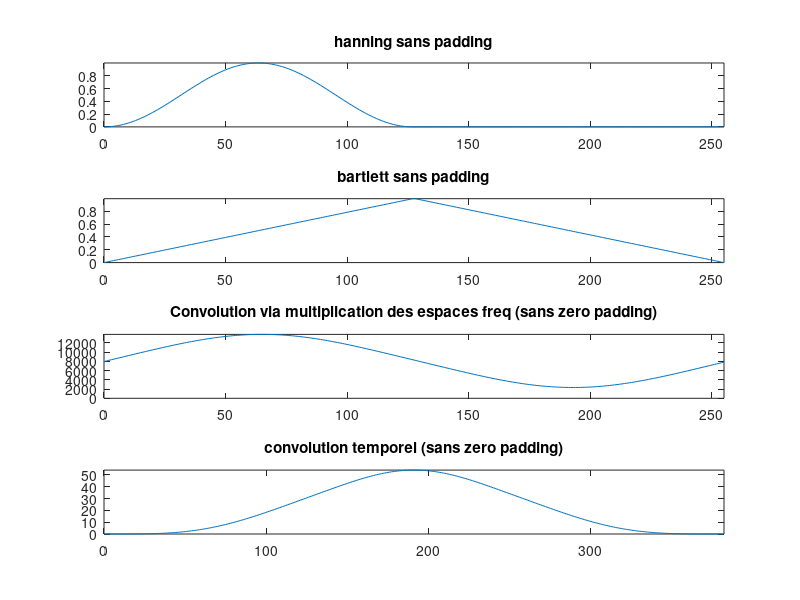

Here is the MATLAB script that generated this plot:
% 2014-04-26
% Traitement du signal
% TD3
% Benjamin Derville

% Convolution cyclique sans zero padding !
Ng = 128;
Nx = 256;
Min = 2;
Max = Nx + Ng;

g = hanning(Ng);
x = bartlett(Nx);

x = [x; zeros(Ng-1,1)];
x = x(1:256);
g = [g; zeros(Nx-1,1)];
g = g(1:256);

% on fait une convolution en temporel
yct = conv(x',g'); % size(yct) => 511 (= 256 *2 -1)
yct = yct(1:Max-1);
max(size(yct))

% on fait une multiplication en freq
fx = fft(x);
fg = fft(g);
fy = fx .* fg;
ycyc = abs(fft(fy));



clf;
figure(1);

subplot(411);
plot([0:Nx-1],g);
axis([0,Nx-1,0,max(g)]);
title('hanning sans padding');

subplot(412);
plot([0:Nx-1],x);
axis([0,Nx-1,0,max(x)]);
title('bartlett sans padding');

subplot(413);
plot([0:Nx-1],ycyc);
axis([0,Nx-1,0,max(ycyc)]);
title('Convolution via multiplication des espaces freq (sans zero padding)');

subplot(414);
%plot([0:Nx+Ng-2],yct); % Ca marche car le zero padding est necessaire que pour le fft
plot([0:max(size(yct))-1],yct);
title('convolution temporel (sans zero padding)');
axis([0,max(size(yct))-1,0,max(yct)]);
